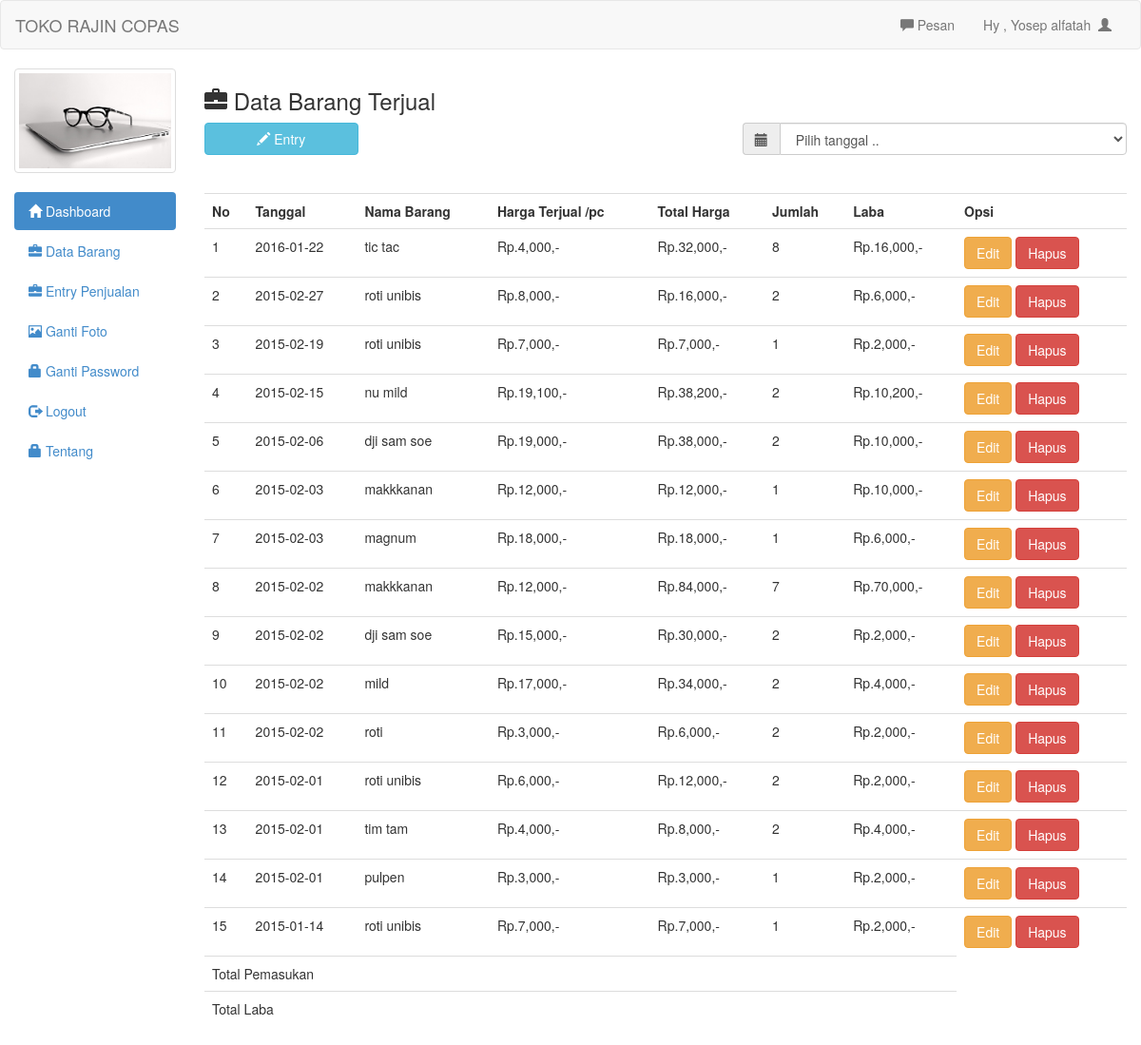
/admin/barang_laku.php (signed in), run on the app's committed database.
### tables this page shows
CREATE TABLE `barang_laku` (
  `id` int(11) NOT NULL,
  `tanggal` date NOT NULL,
  `nama` text NOT NULL,
  `jumlah` int(11) NOT NULL,
  `harga` int(11) NOT NULL,
  `total_harga` int(20) NOT NULL,
  `laba` int(11) NOT NULL
);

### admin/barang_laku.php (the view, shortened to what this page needs)
<?php include 'header.php';	?>
<h3><span class="glyphicon glyphicon-briefcase"></span>  Data Barang Terjual</h3>
<button style="margin-bottom:20px" data-toggle="modal" data-target="#myModal" class="btn btn-info col-md-2"><span class="glyphicon glyphicon-pencil"></span>  Entry</button>
<form action="" method="get">
	<div class="input-group col-md-5 col-md-offset-7">
		<span class="input-group-addon" id="basic-addon1"><span class="glyphicon glyphicon-calendar"></span></span>
		<select type="submit" name="tanggal" class="form-control" onchange="this.form.submit()">
			<option>Pilih tanggal ..</option>
		</select>
	</div>
</form>
<br/>
<br/>
<table class="table">
	<tr>
		<th>No</th>
		<th>Tanggal</th>
		<th>Nama Barang</th>
		<th>Harga Terjual /pc</th>
		<th>Total Harga</th>
		<th>Jumlah</th>
		<th>Laba</th>
		<th>Opsi</th>
	</tr>
	<?php
	if(isset($_GET['tanggal'])){
		$tanggal=mysqli_real_escape_string($conn, $_GET['tanggal']);
		$brg=mysqli_query($conn, "select * from barang_laku where tanggal like '$tanggal' order by tanggal desc");
	}else{
		$brg=mysqli_query($conn, "select * from barang_laku order by tanggal desc");
	}
	$no=1;
	while($b=mysqli_fetch_array($brg)){
		?>
		<tr>
			<td><?php echo $no++ ?></td>
			<td><?php echo $b['tanggal'] ?></td>
			<td><?php echo $b['nama'] ?></td>
			<td>Rp.<?php echo number_format($b['harga']) ?>,-</td>
			<td>Rp.<?php echo number_format($b['total_harga']) ?>,-</td>
			<td><?php echo $b['jumlah'] ?></td>
			<td><?php echo "Rp.".number_format($b['laba']).",-"?></td>
			<td>
				<a href="edit_laku.php?id=<?php echo $b['id']; ?>" class="btn btn-warning">Edit</a>
				<a onclick="if(confirm('Apakah anda yakin ingin menghapus data ini ??')){ location.href='hapus_laku.php?id=<?php echo $b['id']; ?>&jumlah=<?php echo $b['jumlah'] ?>&nama=<?php echo $b['nama']; ?>' }" class="btn btn-danger">Hapus</a>
			</td>
		</tr>
		<?php
	}
	?>
	<tr>
		<td colspan="7">Total Pemasukan</td>
	</tr>
	<tr>
		<td colspan="7">Total Laba</td>
	</tr>
</table>
	<?php include 'footer.php'; ?>

### data on the page
barang_laku: tanggal "2016-01-22", nama "tic tac", harga "4,000", total_harga "32,000", jumlah "8", laba "16,000"
barang_laku: tanggal "2015-02-27", nama "roti unibis", harga "8,000", total_harga "16,000", jumlah "2", laba "6,000"
barang_laku: tanggal "2015-02-19", nama "roti unibis", harga "7,000", total_harga "7,000", jumlah "1", laba "2,000"
barang_laku: tanggal "2015-02-15", nama "nu mild", harga "19,100", total_harga "38,200", jumlah "2", laba "10,200"
barang_laku: tanggal "2015-02-06", nama "dji sam soe", harga "19,000", total_harga "38,000", jumlah "2", laba "10,000"
barang_laku: tanggal "2015-02-03", nama "makkkanan", harga "12,000", total_harga "12,000", jumlah "1", laba "10,000"
barang_laku: tanggal "2015-02-03", nama "magnum", harga "18,000", total_harga "18,000", jumlah "1", laba "6,000"
barang_laku: tanggal "2015-02-02", nama "makkkanan", harga "12,000", total_harga "84,000", jumlah "7", laba "70,000"
barang_laku: tanggal "2015-02-02", nama "dji sam soe", harga "15,000", total_harga "30,000", jumlah "2", laba "2,000"
barang_laku: tanggal "2015-02-02", nama "mild", harga "17,000", total_harga "34,000", jumlah "2", laba "4,000"
barang_laku: tanggal "2015-02-02", nama "roti", harga "3,000", total_harga "6,000", jumlah "2", laba "2,000"
barang_laku: tanggal "2015-02-01", nama "roti unibis", harga "6,000", total_harga "12,000", jumlah "2", laba "2,000"
barang_laku: tanggal "2015-02-01", nama "tim tam", harga "4,000", total_harga "8,000", jumlah "2", laba "4,000"
barang_laku: tanggal "2015-02-01", nama "pulpen", harga "3,000", total_harga "3,000", jumlah "1", laba "2,000"
barang_laku: tanggal "2015-01-14", nama "roti unibis", harga "7,000", total_harga "7,000", jumlah "1", laba "2,000"

### other printed values
$_SESSION['uname'] "Yosep alfatah"
